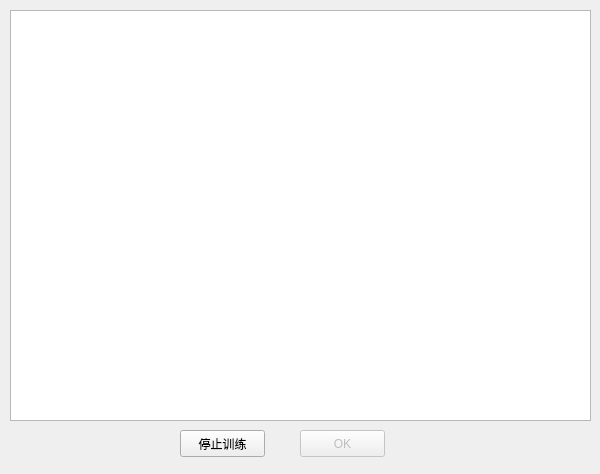
<?xml version="1.0" encoding="UTF-8"?>
<ui version="4.0">
 <class>SHOW</class>
 <widget class="QWidget" name="SHOW">
  <property name="geometry">
   <rect>
    <x>0</x>
    <y>0</y>
    <width>600</width>
    <height>474</height>
   </rect>
  </property>
  <property name="windowTitle">
   <string>Form</string>
  </property>
  <widget class="QTextBrowser" name="textBrowser">
   <property name="enabled">
    <bool>true</bool>
   </property>
   <property name="geometry">
    <rect>
     <x>10</x>
     <y>10</y>
     <width>581</width>
     <height>411</height>
    </rect>
   </property>
  </widget>
  <widget class="QPushButton" name="pushButton">
   <property name="geometry">
    <rect>
     <x>180</x>
     <y>430</y>
     <width>85</width>
     <height>27</height>
    </rect>
   </property>
   <property name="text">
    <string>停止训练</string>
   </property>
  </widget>
  <widget class="QPushButton" name="pushButton_2">
   <property name="enabled">
    <bool>false</bool>
   </property>
   <property name="geometry">
    <rect>
     <x>300</x>
     <y>430</y>
     <width>85</width>
     <height>27</height>
    </rect>
   </property>
   <property name="text">
    <string>OK</string>
   </property>
  </widget>
 </widget>
 <resources/>
 <connections/>
</ui>
